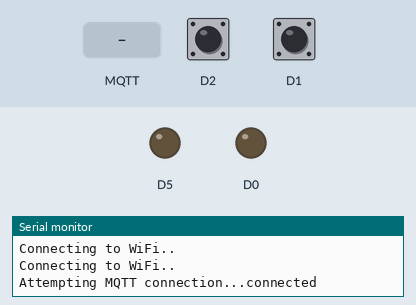
Bench run of a sketch on a simulated ESP8266 (NodeMCU). Shown: output pins drawn as LEDs (lit = HIGH), the last lines printed to the serial monitor. The test bench sets the inputs (shaded band); at power-on: D2 HIGH, D1 HIGH. WiFi joins after 1.5 s; servers stay silent unless stated; no MQTT or app messages arrive unless stated.

Above: at 2.7 s.
2.8 s: MQTT message "1" arrives on the first subscribed topic
At 4.0 s:
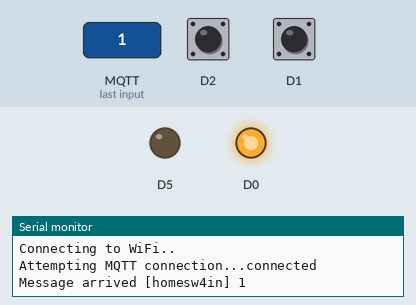
4.3 s: D2 pulled LOW for 0.15 s
At 4.37 s:
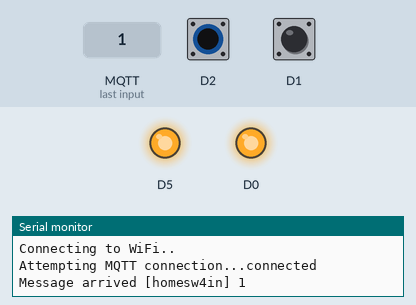
5.9 s: D2 pulled LOW for 3.2 s
At 10.1 s:
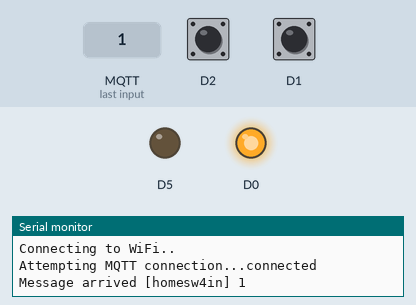
12.1 s: MQTT message "0" arrives on the first subscribed topic
At 12.4 s:
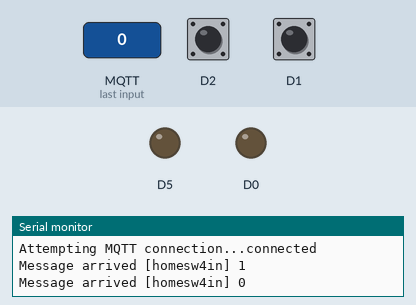
13.6 s: MQTT message "3" arrives on the first subscribed topic
At 14.8 s:
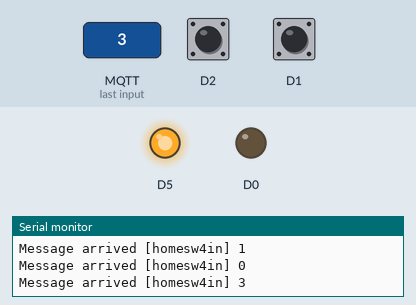
Timing chart, 0 to 16.1 s (numbered marks = the images above; inputs shaded):
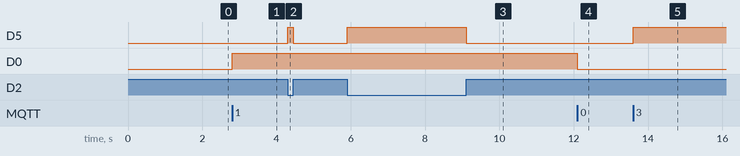

Measured:
- after the input at 2.8 s, D0: LOW → HIGH at once
- after the input at 4.3 s, D5: LOW → HIGH at once, → LOW 0.15 s later
- after the input at 5.9 s, D5: LOW → HIGH at once, → LOW 3.2 s later
- after the input at 12.1 s, D0: HIGH → LOW at once
- after the input at 13.6 s, D5: LOW → HIGH at once

The sketch:

test-switch.ino
```cpp
#include <ESP8266WiFi.h>
#include <PubSubClient.h>
#include <ESP8266mDNS.h>
#include <WiFiUdp.h>
#include <ArduinoOTA.h>

const char* ssid = "zort";
const char* password = "jacek12345";
const char* mqtt_server = "192.168.1.251";
const char* mqtt_user = "zort";
const char* mqtt_pass = "Jacek1Mserwis";

WiFiClient espClient;
PubSubClient client(espClient);

void setup() {
  // put your setup code here, to run once:
  WiFi.hostname("ESP_SWITCH4");
  pinMode(D0, OUTPUT);
  pinMode(D5, OUTPUT);
  pinMode(D1, INPUT_PULLUP);
  pinMode(D2, INPUT_PULLUP);
  digitalWrite(D0, LOW);
  digitalWrite(D5, LOW);

  Serial.begin(9600);

  WiFi.begin(ssid, password);
  while (WiFi.status() != WL_CONNECTED) {
     delay(500);
     Serial.println("Connecting to WiFi..");
  }

  client.setServer(mqtt_server, 1883);
  client.setCallback(callback);

  ArduinoOTA.setPassword((const char *)"Jacek1");
  ArduinoOTA.begin();
}

void callback(char* topic, byte* payload, unsigned int length) {
 Serial.print("Message arrived [");
 Serial.print(topic);
 Serial.print("] ");
 for (int i=0;i<length;i++) {
  char receivedChar = (char)payload[i];
  Serial.print(receivedChar);
  if (receivedChar == '0')
     digitalWrite(D0, LOW);
  if (receivedChar == '1')
     digitalWrite(D0, HIGH);
  if (receivedChar == '2')
     digitalWrite(D5, LOW);
  if (receivedChar == '3')
     digitalWrite(D5, HIGH);
  if (receivedChar == '4') // sprawdzanie
  {
     // 5 - D0 = 0,
     // 6 = D0 = 1
     // 7 = D5 = 0
     // 8 = D5 = 1
     String ret = "";
     if (digitalRead(D0) == HIGH)
     {
      ret = "6";
     }
     else
     {
      ret = "5";
     }

     if (digitalRead(D5) == HIGH)
     {
      ret = ret+"8";
     }
     else
     {
      ret = ret +"7";
     }
     char ch[3];
     ret.toCharArray(ch, 3);
     client.publish("homesw4in", ch);
  }
  if (receivedChar == '9')
     handleOTAUpdate();
  }
  Serial.println();
}

void reconnect() {
 // Loop until we're reconnected
 while (!client.connected()) {
 Serial.print("Attempting MQTT connection...");
 // Attempt to connect
 if (client.connect("ESP_Switch4", mqtt_user, mqtt_pass)) {
  Serial.println("connected");
  // ... and subscribe to topic
  client.subscribe("homesw4in");
 } else {
  Serial.print("failed, rc=");
  Serial.print(client.state());
  Serial.println(" try again in 5 seconds");
  // Wait 5 seconds before retrying
  delay(5000);
  }
 }
}

bool lastD1 = false;
bool lastD2 = false;

bool ota_flag = false;
uint16_t time_elapsed = 0;

void handleOTAUpdate()
{
  ota_flag = true;
  time_elapsed = 0;
}

void loop() {

  if (ota_flag)
  {
    uint16_t time_start = millis();
    while(time_elapsed < 60000)
    {
      ArduinoOTA.handle();
      time_elapsed = millis()-time_start;
      delay(10);
    }
    ota_flag = false;
  }

  if (digitalRead(D1) == LOW && lastD1 == true)
  {
    digitalWrite(D0, HIGH);
    lastD1 = false;
    delay(100);
  }

  if (digitalRead(D1) == HIGH && lastD1 == false)
  {
    digitalWrite(D0, LOW);
    lastD1 = true;
    delay(100);
  }

  if (digitalRead(D2) == LOW && lastD2 == true)
  {
    digitalWrite(D5, HIGH);
    lastD2 = false;
    delay(100);
  }

  if (digitalRead(D2) == HIGH && lastD2 == false)
  {
    digitalWrite(D5, LOW);
    lastD2 = true;
    delay(100);
  }

   if (!client.connected()) {
      reconnect();
   }
   client.loop();
}
```
